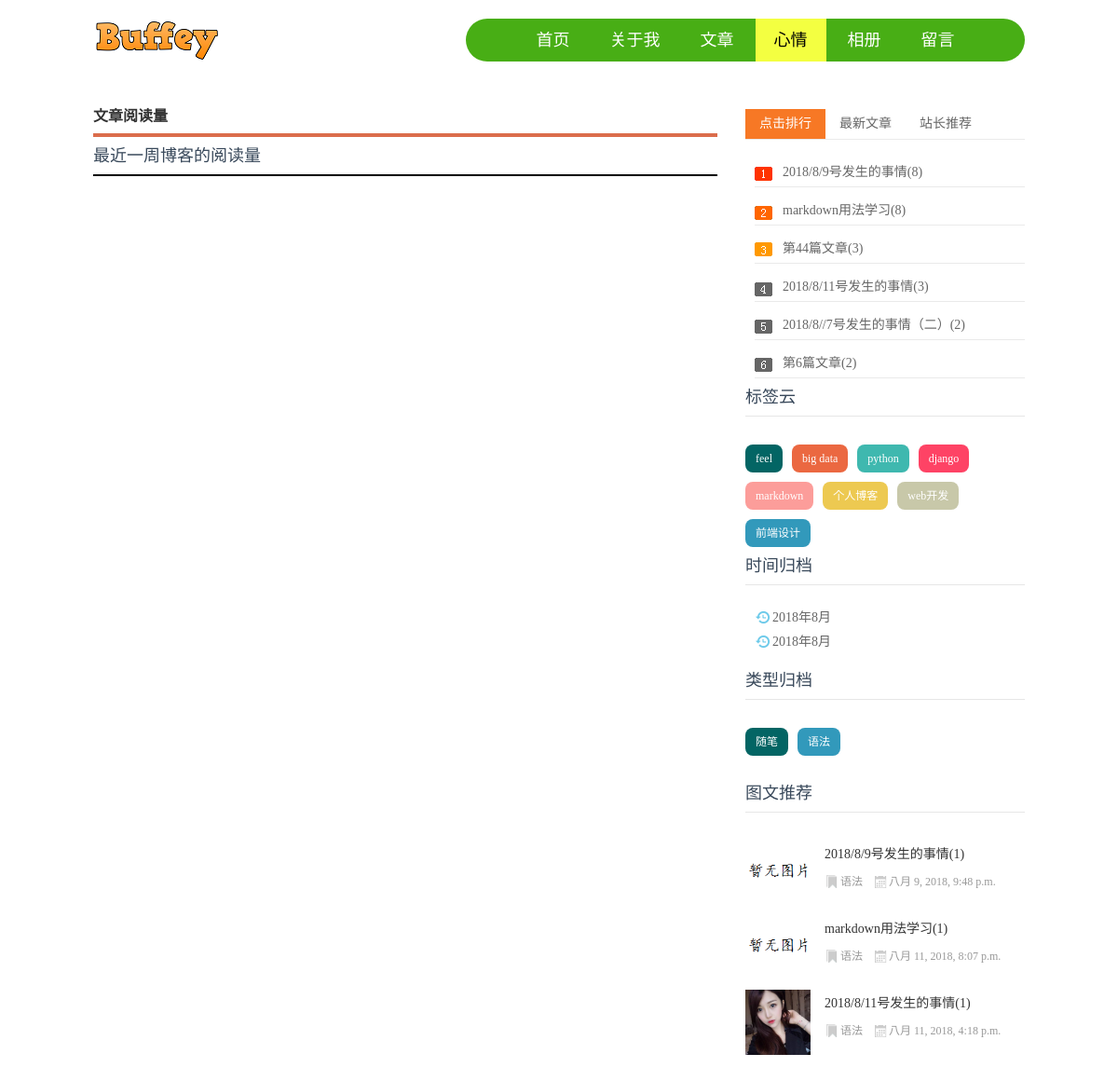
Page /feeling on the committed database.
### blog/models.py (models this page shows, shortened)
class Tag(models.Model):
	name = models.CharField(max_length=10)

class Category(models.Model):
	name = models.CharField(max_length=10)
	def __str__(self):
		return self.name

class Blog(models.Model, ReadNumExpandMethod):
	STATUS_CHOICES = (
		('draft', 'Draft'), ('published', 'Published'),)
	title = models.CharField(max_length=30)
	content = models.TextField()
	category = models.ForeignKey(Category, on_delete=models.DO_NOTHING)
	tag = models.ManyToManyField(Tag)
	author = models.ForeignKey(User, on_delete=models.DO_NOTHING)
	read_details = GenericRelation(ReadDetail)
	thumbnail = models.ImageField(upload_to='blog/%Y/%m/%d', blank=True)
	created = models.DateTimeField(auto_now_add=True)
	update = models.DateTimeField(auto_now=True)
	status = models.CharField(max_length=10, choices=STATUS_CHOICES, default='draft')
	publish = models.DateTimeField(default=timezone.now)
	objects = models.Manager()
	published = PublishedManager()
	class Meta:
		ordering = ['-created']

### read_statistics/models.py (models this page shows)
class ReadDetail(models.Model):
	date = models.DateField(default=timezone.now)
	read_num = models.IntegerField(default=0)
	content_type = models.ForeignKey(ContentType, on_delete=models.DO_NOTHING)
	object_id = models.PositiveIntegerField()
	content_object = GenericForeignKey('content_type', 'object_id')

### mysite/views.py (the view)
# urls.py: path('', index, name='index'), path('feeling', feeling, name='feeling'), path('login/', login, name='login'), path('register', register, name='register'),
def feeling(req):
	blog_content_type = ContentType.objects.get_for_model(Blog)
	dates, read_nums = get_seven_days_read_data(blog_content_type)
	context = dict()
	context['dates'] = dates
	context['read_nums'] = read_nums
	return render(req, 'feeling.html', context)

### blog/models.py (called while the page is built)
	def get_queryset(self):
		return super(PublishedManager, self).get_queryset().filter(status='published')

### blog/templatetags/blog_tags.py (called while the page is built)
@register.simple_tag
def get_recent_blogs(num=6):
	return Blog.published.all()[:num]

@register.simple_tag
def get_all_tags():
	return Tag.objects.all()

@register.simple_tag
def get_all_categories():
	return Category.objects.all()

@register.simple_tag
def get_blogs_with_date():
	return Blog.published.dates('publish', 'month', order='DESC')

@register.simple_tag
def get_yesterday_hot_blogs():
	blog_content_type = ContentType.objects.get_for_model(Blog)
	today = timezone.now().date()
	yesterday = today - datetime.timedelta(days=1)
	return ReadDetail.objects.filter(content_type=blog_content_type, date=yesterday).order_by('-read_num')[:5]

@register.simple_tag
def get_hot_blogs_for_7_days():
	hot_blogs_for_7_days = cache.get('hot_blogs_for_7_days')
	if hot_blogs_for_7_days is None:
		today = timezone.now().date()
		date = today - datetime.timedelta(days=7)
		hot_blogs_for_7_days = Blog.objects.filter(
			read_details__date__lt=today,
			read_details__date__gte=date) \
			.values('id', 'title').annotate(read_num_sum=Sum('read_details__read_num')) \
			.order_by('-read_num_sum')[:6]
		cache.set('hot_blogs_for_7_days', hot_blogs_for_7_days, 3600)
	return hot_blogs_for_7_days

### read_statistics/utils.py (called while the page is built)
def get_seven_days_read_data(content_type):
	today = timezone.now().date()
	dates = list()
	read_nums = list()
	for i in range(7, -1, -1):
		date = today - datetime.timedelta(days=i)
		dates.append(date.strftime('%m/%d'))
		read_details = ReadDetail.objects.filter(content_type=content_type, date=date)
		result = read_details.aggregate(read_num_sum=Sum('read_num'))
		read_nums.append(result['read_num_sum'] or 0)
	return dates, read_nums

### blog/templates/feeling.html (shortened to what this page needs)
{% extends 'base.html' %}
{% load staticfiles %}
{% load blog_tags %}
{% block feeling_active %}topnav_current{% endblock %}
{% block content %}
    <div class="l_box f_l">
	    <div class="topnews">
		    <div class="begin">
                <b>文章</b>阅读量
            </div>
		  {% block side_bar_top_one %}
			<div class="diagram">
				<h3>最近一周博客的阅读量</h3>
				<div id="container"></div>
			</div>
			{% endblock %}
        </div>
      </div>
{% endblock %}

### blog/templates/base.html (shortened to what this page needs)
<!doctype html>
{% load staticfiles %}
{% load blog_tags %}
<html>
<head>
  <link href="{% static 'blog/css/base.css' %}" rel="stylesheet" />
  <link href="{% static 'blog/css/index.css' %}" rel='stylesheet' />
</head>
<body>
	<header>
    	<div class="logo f_l"> <a href="/"><img src="{% static 'blog/images/logo.png' %}"></a> </div>
        	<nav id="topnav" class="f_r">
            <ul>
                <a href="{% url 'index' %}" id='{% block index_active %}{% endblock %}'>首页</a>
                <a href="{% url 'index' %}" target="">关于我</a>
                <a href="{% url 'blog_list' %}"  id='{% block blog_active %}{% endblock %}' target="">文章</a>
                <a href="{% url 'feeling' %}" id='{% block feeling_active %}{% endblock %}' target="">心情</a>
                <a href="{% url 'index' %}" target="">相册</a>
                <a href="{% url 'index' %}" target="">留言</a>
            </ul>
  		</nav>
    </header>
    <article>
     {% block content %}
      {% endblock %}
      <div class="r_box f_r">
        <div class="moreSelect" id="lp_right_select">
          <div class="ms-top">
            <ul class="hd" id="tab">
              <li class="cur"><a href="/">点击排行</a></li>
              <li><a href="/">最新文章</a></li>
              <li><a href="/">站长推荐</a></li>
            </ul>
          </div>
          <div class="ms-main" id="ms-main">
            <div style="display: block;" class="bd bd-news" >
	            {% get_hot_blogs_for_7_days as hot_blogs_for_7_days %}
              <ul>
	              {% for blog in hot_blogs_for_7_days %}
                    <li><a href="{% url 'blog_detail' blog.id %}">{{ blog.title }}({{ blog.read_num_sum }})</a></li>
	              {% empty %}
	              暂无推送
	              {% endfor %}
              </ul>
            </div>
	            {% get_recent_blogs as recent_blogs %}
          </div>
          <div class="cloud">
            <h3>标签云</h3>
	          {% get_all_tags as all_tags %}
            <ul>
	            {% for tag in all_tags %}
	                <li><a href="{% url 'blogs_with_tag' tag.pk %}">{{ tag.name }}</a></li>
	            {% empty %}
	                暂无标签
	            {% endfor %}
              <li><a href="/">个人博客</a></li>
              <li><a href="/">web开发</a></li>
              <li><a href="/">前端设计</a></li>
            </ul>
          </div>
	        <div class="date">
		        <h3>时间归档</h3>
		        {% get_blogs_with_date as blogs_with_date %}
		        <ul>
			        {% for blog in blogs_with_date %}
			            <li>
				            <span class="date-logo"><a href="{% url 'blogs_with_date' blog.year blog.month %}">{{ blog.year }}年{{ blog.month }}月</a></span>
			            </li>
			            <li>
				            <span class="date-logo"><a href="#">{{ blog.year }}年{{ blog.month }}月</a></span>
			            </li>
			        {% empty %}
			            暂无相关内容
			        {% endfor %}
		        </ul>
	        </div>
	        <div class="category">
		        <h3>类型归档</h3>
		        {% get_all_categories as all_categories %}
		        <ul>
			        {% for category in all_categories %}
			            <li>
				            <a href="{% url 'blogs_with_category' category.pk %}"> {{ category.name }}</a></li>
			        {% empty %}
			            暂无分类
			        {% endfor %}
		        </ul>
	        </div>
          <div class="tuwen">
            <h3>图文推荐</h3>
	          {% get_yesterday_hot_blogs as yesterday_hot_blogs %}
            <ul>
	            {% for blog in yesterday_hot_blogs %}
              <li><a href="{% url 'blog_detail' blog.content_object.pk %}"><img src="{% if blog.content_object.thumbnail %}
					                      {{ blog.content_object.thumbnail.url }}
										{% else %}
											{% static 'blog/images/no_image.png' %}
										{% endif %}"><b>{{ blog.content_object.title }}({{ blog.read_num }})</b></a>
                <p><span class="tulanmu"><a href="{% url 'blog_detail' blog.content_object.pk %}">{{ blog.content_object.category }}</a>
                </span><span class="tutime">{{ blog.content_object.publish }}</span></p>
              </li>
	            {% empty %}
	            暂无推送
	            {% endfor %}
            </ul>
          </div>
        </div>
      </div>
    </article>
</body>
</html>

### blog/static/blog/css/base.css (style rules this page uses)
* { margin:0; padding:0; }
body { font: 12px/1.5 'Microsoft Yahei', 'Simsun'; color: #666666; background: #fff; }
img { border: 0; display: block; }
ul { list-style: none; }
h1, h2, h3, h4, h5, h6 { font-size: 100%; font-weight: normal; }
a { outline: none; }
a:link, a:visited { text-decoration: none; color: #666; }
.f_l { float: left; }
.f_r { float: right; }
.l_box { width: 670px; }
.r_box { width: 300px; }
header { width: 1000px; margin: 20px auto; overflow: hidden; clear: both; }
#topnav { width: 60%; background: #48AE15; height: 46px; line-height: 46px; text-align: center; border-radius: 46px; }
#topnav a { display: inline-block; font-size: 18px; font-family: "Microsoft Yahei", Arial, Helvetica, sans-serif; padding: 0 20px; color: #fff; }
a#topnav_current { background: #F3FF41; color: #000; }
article { width: 1000px; margin: 20px auto; }
.moreSelect { width: 100%; margin: 30px 0 20px 0; overflow: hidden; }
.ms-top { height: 32px; border-bottom: solid 1px #EAEAEA; font-size: 14px; }
#tab li a { float: left; height: 32px; cursor: pointer; line-height: 32px; list-style-type: none; padding: 0 15px; }
#tab li.cur a { color: #fff; background: #f77825; }
.bd { display: none; }
.bd-news ul { padding: 10px 0 0 10px; background: url(../images/ph2.png) no-repeat 10px 29px; }
.bd-news ul li { border-bottom: solid 1px #EAEAEA; line-height: 30px; height: 30px; overflow: hidden; font-size: 14px; padding: 10px 0 0 30px; }
.bd-news ul li a { display: block; }
.cloud { width: 100%; clear: both; overflow: hidden; }
.cloud h3 { line-height: 40px; color: #38485A; font-size: 18px; border-bottom: 1px solid #E6E6E6; height: 40px; }
.cloud ul { margin: 20px 0; }
.cloud ul li { line-height: 24px; height: 24px; display: block; background: #999; float: left; padding: 3px 11px; margin: 10px 10px 0 0; border-radius: 8px; -moz-transition: all 0.5s; -webkit-transition: all 0.5s; -o-transition: all 0.5s; transition: all 0.5s; }
.cloud ul li a { color: #FFF; }
.cloud ul li:nth-child(8n-7) { background: #8A9B0F; }
.cloud ul li:nth-child(8n-6) { background: #EB6841; }
.cloud ul li:nth-child(8n-5) { background: #3FB8AF; }
.cloud ul li:nth-child(8n-4) { background: #FE4365; }
.cloud ul li:nth-child(8n-3) { background: #FC9D9A; }
.cloud ul li:nth-child(8n-2) { background: #EDC951; }
.cloud ul li:nth-child(8n-1) { background: #C8C8A9; }
.cloud ul li:nth-child(8n) { background: #83AF9B; }
.cloud ul li:first-child { background: #036564; }
.cloud ul li:last-child { background: #3299BB; }
.date { width: 100%; clear: both; overflow: hidden; }
.date h3 { line-height: 40px; color: #38485A; font-size: 18px; border-bottom: 1px solid #E6E6E6; height: 40px; }
.date ul { margin: 20px 0; }
.date ul li { line-height: 24px; height: 10px; display: block; font-size: 14px; padding: 3px 11px; margin: 10px 10px 0 0; }
.date .date-logo { background: url(../images/newsbg02.png) no-repeat center left; padding-left: 18px; }
.category { width: 100%; clear: both; overflow: hidden; }
.category h3 { line-height: 40px; color: #38485A; font-size: 18px; border-bottom: 1px solid #E6E6E6; height: 40px; }
.category ul { margin: 20px 0; }
.category ul li { line-height: 24px; height: 24px; display: block; background: #999; float: left; padding: 3px 11px; margin: 10px 10px 0 0; border-radius: 8px; -moz-transition: all 0.5s; -webkit-transition: all 0.5s; -o-transition: all 0.5s; transition: all 0.5s; }
.category ul li a { color: #FFF; }
.category ul li:nth-child(8n-7) { background: #8A9B0F; }
.category ul li:nth-child(8n-6) { background: #EB6841; }
.category ul li:first-child { background: #036564; }
.category ul li:last-child { background: #3299BB; }

### rows in the picture
Tag: name "feel"
Tag: name "big data"
Tag: name "python"
Tag: name "django"
Tag: name "markdown"
Category: name "随笔"
Category: name "语法"
ReadDetail: content_object "2018/8/9号发生的事情", read_num "1", content_object.category "语法", content_object.publish "八月 9, 2018, 9:48 p.m."
ReadDetail: content_object "markdown用法学习", read_num "1", content_object.category "语法", content_object.publish "八月 11, 2018, 8:07 p.m."
ReadDetail: content_type+object (picture), content_object "2018/8/11号发生的事情", read_num "1", content_object.category "语法", content_object.publish "八月 11, 2018, 4:18 p.m."

### other values in the picture
{{ blog.title }} "2018/8/9号发生的事情" "markdown用法学习" "第44篇文章" "2018/8/11号发生的事情" "2018/8//7号发生的事情（二）" "第6篇文章"
{{ blog.read_num_sum }} "8" "8" "3" "3" "2" "2"
{{ blog.year }} "2018"
{{ blog.month }} "8"
